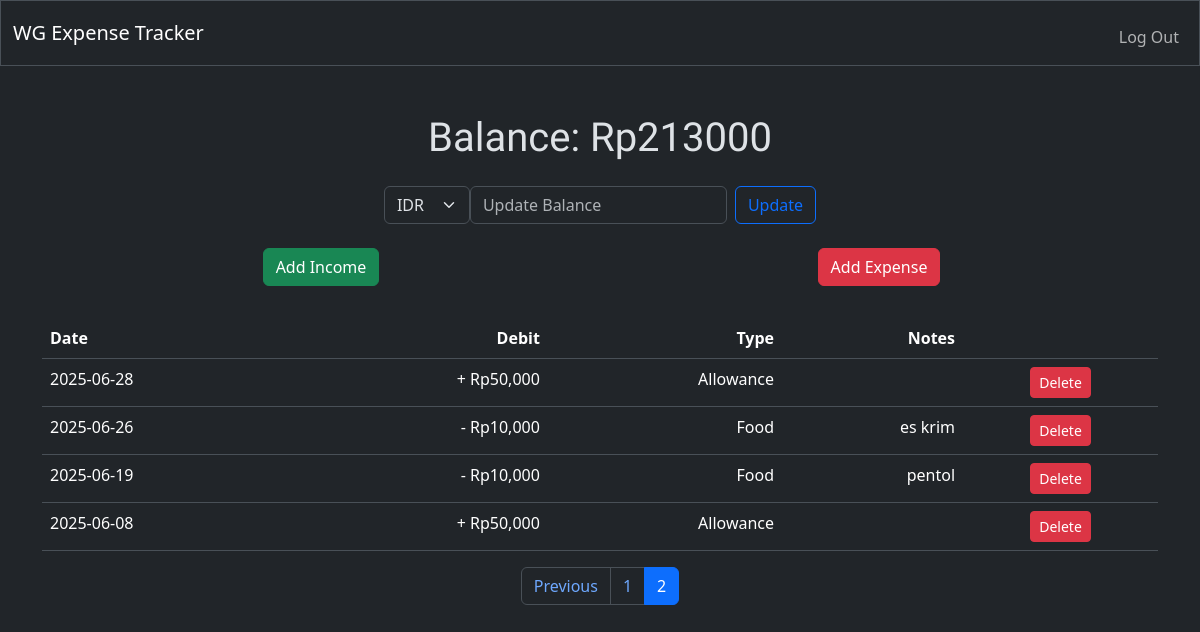
The app's page /?page=2&entries=10 (signed in) with its own data.
### tables this page shows
CREATE TABLE users (
id INTEGER PRIMARY KEY AUTOINCREMENT NOT NULL,
username TEXT NOT NULL,
hash TEXT NOT NULL, balance NUMERIC NOT NULL DEFAULT 0.00);

CREATE TABLE statements (
id INTEGER NOT NULL PRIMARY KEY AUTOINCREMENT,
user_id INTEGER,
date DATE NOT NULL,
debit NUMERIC NOT NULL,
type TEXT NOT NULL,
notes text);

### app.py (the view, shortened to what this page needs)
@app.route("/")
@login_required
def index():
    page = request.args.get("page", default=1, type=int)
    entries = request.args.get("entries", default=10, type=int)
    offset = (page - 1) * entries
    currency_code = session.get("currency_code", "IDR")
    symbol = currency_symbols.get(currency_code, "Rp")
    balance = get_balance(session["user_id"])
    with engine.connect() as conn:
        rows = conn.execute(text("""
            SELECT COUNT(*) FROM statements WHERE user_id = :id
        """), {"id": session["user_id"]}).scalar()
        statements = conn.execute(text("""
            SELECT * FROM statements
            WHERE user_id = :id
            ORDER BY date DESC
            LIMIT :limit OFFSET :offset
            """), {
                "id": session["user_id"],
                "limit": entries,
                "offset": offset
        }).mappings().fetchall()
    messages = get_flashed_messages(with_categories=True)
    expense_error = None
    income_error = None
    balance_error = None
    total_pages = (rows + entries - 1) // entries
    return render_template(
        "index.html",
        statements=statements,
        balance=balance,
        income_types=income_types,
        expense_types=expense_types,
        currency_symbols=currency_symbols,
        expense_error=expense_error,
        income_error=income_error,
        balance_error=balance_error,
        symbol=symbol,
        page=page,
        entries=entries,
        total_pages=total_pages
    )

### app.py (called while the page is built)
@app.after_request
def after_request(response):
    response.headers["Cache-Control"] = "no-cache, no-store, must-revalidate"
    response.headers["Expires"] = 0
    response.headers["Pragma"] = "no-cache"
    return response

### helpers.py (called while the page is built)
def login_required(f):
    @wraps(f)
    def decorated_function(*args, **kwargs):
        if session.get("user_id") is None:
            return redirect("/login")
        return f(*args, **kwargs)
    return decorated_function

def get_balance(user_id):
    with engine.connect() as conn:
        result = conn.execute(
            text("SELECT balance FROM users WHERE id = :id"),
            {"id": user_id}
        ).mappings().fetchone()
        return result["balance"] if result else 0

### templates/index.html (shortened to what this page needs)
{% extends "layout.html" %}
{% block main %}
    <div class="container">
        <div class="row mb-3">
            <div class="col">
                <h1>Balance: {{ symbol }}{{ balance }}</h1>
            </div>
        </div>
        <div class="d-flex justify-content-center align-items-center mb-4">
            <div class="col-auto">
                <form action="/update_currency" method="post" id="currency-form">
                    <select class="form-select" name="currency_code" onchange="document.getElementById('currency-form').submit()">
                        {% for code, symbol in currency_symbols.items() %}
                            <option value="{{ code }}" {% if session.get("currency_code") == code %}selected{% endif %}>
                                {{ code }}
                            </option>
                        {% endfor %}
                    </select>
                </form>
            </div>
            <div class="col-auto">
                <form action="/update_balance" method="post" class="d-flex align-items-center">
                    <input autocomplete="off" class="form-control me-2" name="update_balance" placeholder="Update Balance" type="number" required>
                    <button class="btn btn-outline-primary" type="submit">Update</button>
                </form>
            </div>
        </div>
        <div class="row mb-4">
            <div class="col-md-6">
                <button class="btn btn-success mb-2" type="button" data-bs-toggle="collapse" data-bs-target="#collapseIncome" aria-expanded="false" aria-controls="collapseIncome">
                    Add Income
                </button>
            </div>
            <div class="col-md-6">
                <button class="btn btn-danger mb-2" type="button" data-bs-toggle="collapse" data-bs-target="#collapseExpense" aria-expanded="false" aria-controls="collapseExpense">
                    Add Expense
                </button>
            </div>
        </div>
    </div>
    <table class="table class-stripped">
        <thead>
            <tr>
                <th class="text-start">Date</th>
                <th class="text-end">Debit</th>
                <th class="text-end">Type</th>
                <th class="text-end">Notes</th>
                <th class="text-end"></th>
            </tr>
        </thead>
        <tbody>
            <tr>
                {% for statement in statements %}
                    <tr>
                        <td class="text-start">{{ statement.date }}</td>
                        {% if statement.debit < 0 %}
                            <td class="text-end">- {{ symbol }}{{ "{:,}".format(-statement.debit) }}</td>
                        {% else %}
                            <td class="text-end">+ {{ symbol }}{{ "{:,}".format(statement.debit) }}</td>
                        {% endif %}
                        <td class="text-end">{{ statement.type }}</td>
                        <td class="text-end">{{ statement.notes }}</td>
                        <td>
                            <form action="/delete_statement/{{ statement.id }}" method="post" style="display:inline;">
                                <button class="btn btn-danger btn-sm" type="submit" onclick="return confirm('Delete this entry?');">Delete</button>
                            </form>
                        </td>
                    </tr>
                {% endfor %}
            </tr>
        </tbody>
    </table>
    <nav>
        <ul class="pagination justify-content-center">
            {% if page > 1 %}
                <li class="page-item">
                    <a class="page-link" href="{{ url_for('index', page=page-1, entries=entries) }}">Previous</a>
                </li>
            {% endif %}
            {% for p in range(1, total_pages + 1) %}
                <li class="page-item {% if p == page %}active{% endif %}">
                    <a class="page-link" href="{{ url_for('index', page=p, entries=entries) }}">{{ p }}</a>
                </li>
            {% endfor %}
        </ul>
    </nav>
{% endblock %}

### templates/styles.css (style rules this page uses)
h1 { font-family: "Truculenta", sans-serif; }

### records on screen
users: balance "213000"
statements: date "2025-06-28", debit "50,000", type "Allowance"
statements: date "2025-06-26", debit "10,000", type "Food", notes "es krim"
statements: date "2025-06-19", debit "10,000", type "Food", notes "pentol"
statements: date "2025-06-08", debit "50,000", type "Allowance"

### other values on screen
{{ symbol }} "Rp"
{{ symbol }} "Rp" "Rp"
{{ p }} "1" "2"
form field currency_code "IDR"
